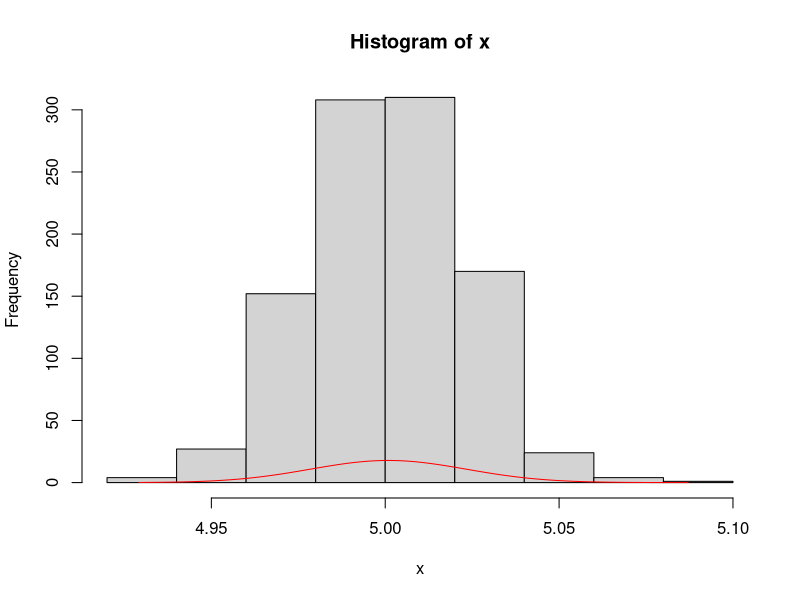
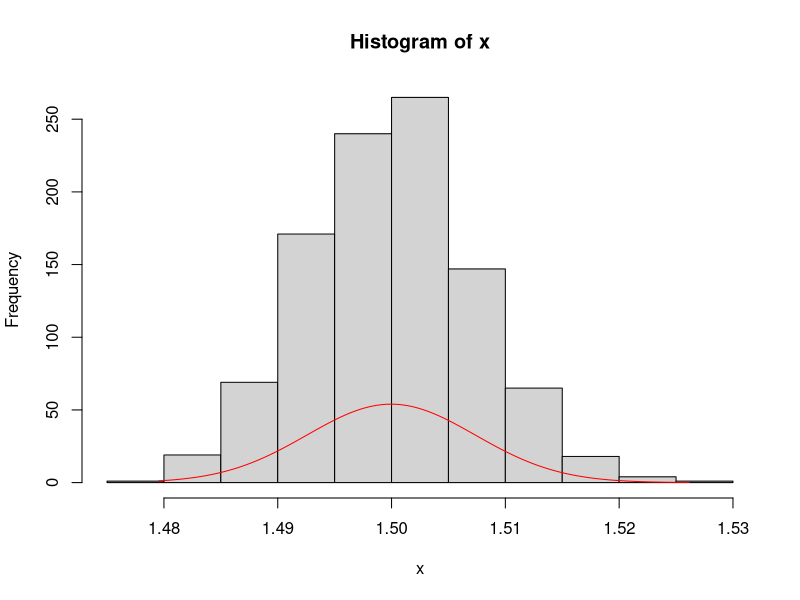
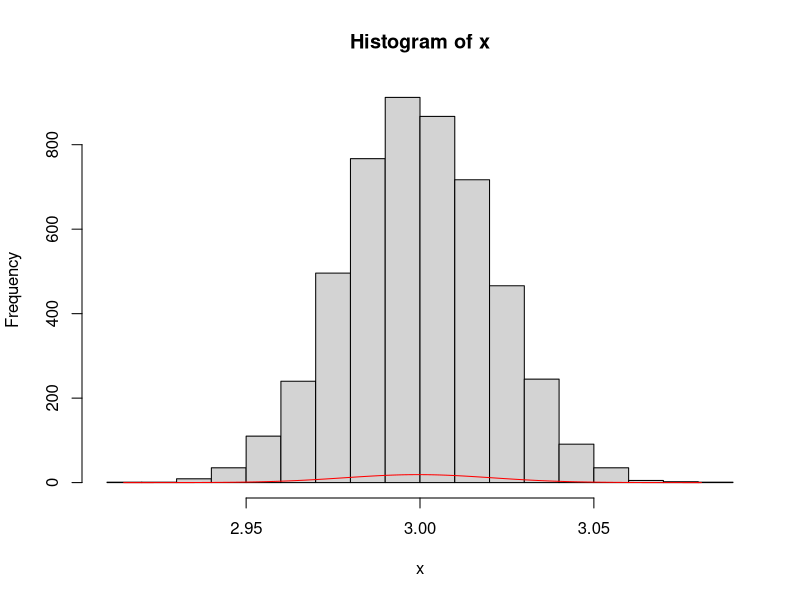

These charts were generated, in order, by the following R code:
plot_gauss <- function(x) {
  avg <- mean(x)
  std <- sd(x)
  x_axis <- seq(min(x), max(x), length = length(x))
  y_axis <- dnorm(x_axis, mean = avg, sd = std)
  hist(x)
  lines(x_axis, y_axis, type = "l", col = "red")
}

sample_size <- 10000

iter <- 1000
lambda <- 5
poisson_vector <- vector(length = iter)

for (i in 1:iter) {
  new_vector <- rpois(n = sample_size, lambda = lambda)
  poisson_vector[i] <- mean(new_vector)
}

plot_gauss(poisson_vector)


iter <- 1000
avg <- 1.5
std <- 0.75
norm_vector <- vector(length = iter)

for (i in 1:iter) {
  new_vector <- rnorm(n = sample_size, mean = avg, sd = std)
  norm_vector[i] <- mean(new_vector)
}

plot_gauss(norm_vector)


iter <- 5000
shape <- 2
scale <- 1.5
gamma_vector <- vector(length = iter)

for (i in 1:iter) {
  new_vector <- rgamma(n = sample_size, shape = shape, scale = scale)
  gamma_vector[i] <- mean(new_vector)
}

plot_gauss(gamma_vector)
